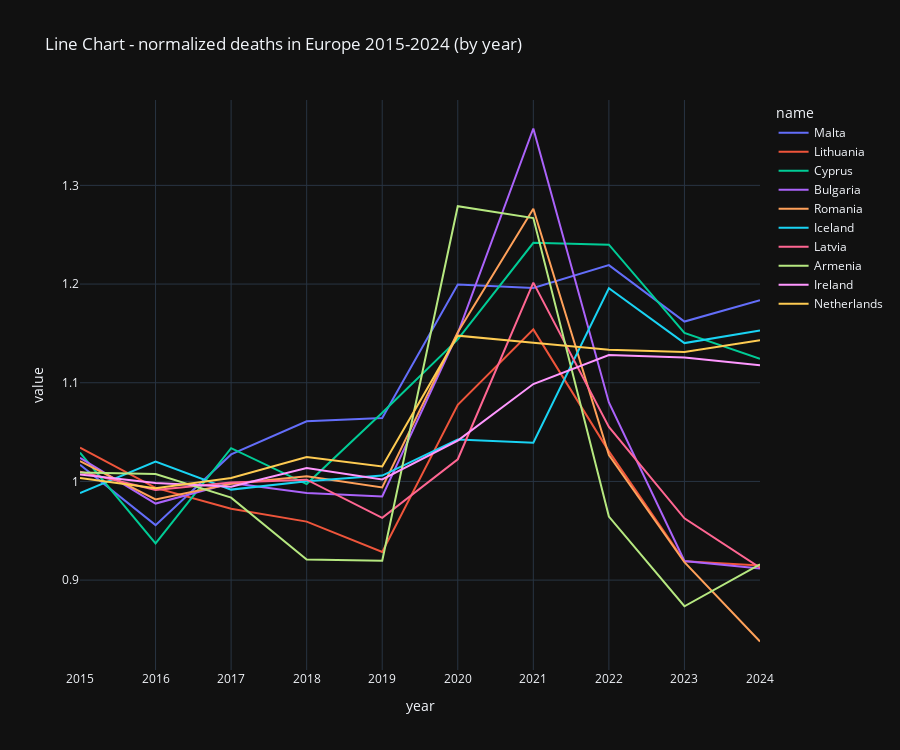

Notebook code cell kept with this figure:
### Code cell
title = 'Line Chart - normalized deaths in Europe 2015-2024 (by year)'
display(MD(f'### {title}'))

subtitle = 'Only the top 5 values in 2024, and the bottom 5 values in 2024'
display(MD(f'#### {subtitle}'))

temp = cd[(cd['source']=='deaths') & (cd['filter']=='TOTAL') & (cd['value_type']=='normalized')]

head2024 = temp[(temp['year']==2024)].sort_values(by='value', ascending=False).head(5)
tail2024 = temp[(temp['year']==2024)].sort_values(by='value', ascending=False).tail(5)


temp = temp[
    (temp['name'].isin(head2024.name))
    | (temp['name'].isin(tail2024.name))
    ]


temp = temp.sort_values(by='value', ascending=True)
temp = temp.sort_values(by='year', ascending=True)

fig = px.line(
    temp,
    x='year',
    y='value',
    color='name',
    height=750 ,
    hover_data={
        'name', 'abbr', 'value'
    },
    title=title
    )
fig.update_layout(template="plotly_dark")

### Figure 1 — Plotly figure (JSON) as saved in the notebook; plotly's stock layout.template omitted (floating-point values rounded to 4 significant figures)
{"data": [{"customdata": [["MT", "Malta"], ["MT", "Malta"], ["MT", "Malta"], ["MT", "Malta"], ["MT", "Malta"], ["MT", "Malta"], ["MT", "Malta"], ["MT", "Malta"], ["MT", "Malta"], ["MT", "Malta"]], "hovertemplate": "name=%{customdata[1]}<br>year=%{x}<br>value=%{y}<br>abbr=%{customdata[0]}<extra></extra>", "legendgroup": "Malta", "line": {"color": "#636efa", "dash": "solid"}, "marker": {"symbol": "circle"}, "mode": "lines", "name": "Malta", "orientation": "v", "showlegend": true, "type": "scatter", "x": [2015, 2016, 2017, 2018, 2019, 2020, 2021, 2022, 2023, 2024], "xaxis": "x", "y": [1.017, 0.9557, 1.027, 1.061, 1.064, 1.2, 1.196, 1.219, 1.162, 1.184], "yaxis": "y"}, {"customdata": [["LT", "Lithuania"], ["LT", "Lithuania"], ["LT", "Lithuania"], ["LT", "Lithuania"], ["LT", "Lithuania"], ["LT", "Lithuania"], ["LT", "Lithuania"], ["LT", "Lithuania"], ["LT", "Lithuania"], ["LT", "Lithuania"]], "hovertemplate": "name=%{customdata[1]}<br>year=%{x}<br>value=%{y}<br>abbr=%{customdata[0]}<extra></extra>", "legendgroup": "Lithuania", "line": {"color": "#EF553B", "dash": "solid"}, "marker": {"symbol": "circle"}, "mode": "lines", "name": "Lithuania", "orientation": "v", "showlegend": true, "type": "scatter", "x": [2015, 2016, 2017, 2018, 2019, 2020, 2021, 2022, 2023, 2024], "xaxis": "x", "y": [1.034, 0.9935, 0.9724, 0.9593, 0.9284, 1.078, 1.154, 1.03, 0.9192, 0.9148], "yaxis": "y"}, {"customdata": [["CY", "Cyprus"], ["CY", "Cyprus"], ["CY", "Cyprus"], ["CY", "Cyprus"], ["CY", "Cyprus"], ["CY", "Cyprus"], ["CY", "Cyprus"], ["CY", "Cyprus"], ["CY", "Cyprus"], ["CY", "Cyprus"]], "hovertemplate": "name=%{customdata[1]}<br>year=%{x}<br>value=%{y}<br>abbr=%{customdata[0]}<extra></extra>", "legendgroup": "Cyprus", "line": {"color": "#00cc96", "dash": "solid"}, "marker": {"symbol": "circle"}, "mode": "lines", "name": "Cyprus", "orientation": "v", "showlegend": true, "type": "scatter", "x": [2015, 2016, 2017, 2018, 2019, 2020, 2021, 2022, 2023, 2024], "xaxis": "x", "y": [1.029, 0.9372, 1.034, 0.9974, 1.07, 1.144, 1.242, 1.24, 1.15, 1.124], "yaxis": "y"}, {"customdata": [["BG", "Bulgaria"], ["BG", "Bulgaria"], ["BG", "Bulgaria"], ["BG", "Bulgaria"], ["BG", "Bulgaria"], ["BG", "Bulgaria"], ["BG", "Bulgaria"], ["BG", "Bulgaria"], ["BG", "Bulgaria"], ["BG", "Bulgaria"]], "hovertemplate": "name=%{customdata[1]}<br>year=%{x}<br>value=%{y}<br>abbr=%{customdata[0]}<extra></extra>", "legendgroup": "Bulgaria", "line": {"color": "#ab63fa", "dash": "solid"}, "marker": {"symbol": "circle"}, "mode": "lines", "name": "Bulgaria", "orientation": "v", "showlegend": true, "type": "scatter", "x": [2015, 2016, 2017, 2018, 2019, 2020, 2021, 2022, 2023, 2024], "xaxis": "x", "y": [1.024, 0.9775, 0.9984, 0.9883, 0.9847, 1.15, 1.358, 1.08, 0.9193, 0.9117], "yaxis": "y"}, {"customdata": [["RO", "Romania"], ["RO", "Romania"], ["RO", "Romania"], ["RO", "Romania"], ["RO", "Romania"], ["RO", "Romania"], ["RO", "Romania"], ["RO", "Romania"], ["RO", "Romania"], ["RO", "Romania"]], "hovertemplate": "name=%{customdata[1]}<br>year=%{x}<br>value=%{y}<br>abbr=%{customdata[0]}<extra></extra>", "legendgroup": "Romania", "line": {"color": "#FFA15A", "dash": "solid"}, "marker": {"symbol": "circle"}, "mode": "lines", "name": "Romania", "orientation": "v", "showlegend": true, "type": "scatter", "x": [2015, 2016, 2017, 2018, 2019, 2020, 2021, 2022, 2023, 2024], "xaxis": "x", "y": [1.021, 0.9817, 0.9977, 1.005, 0.9939, 1.151, 1.276, 1.027, 0.9181, 0.8378], "yaxis": "y"}, {"customdata": [["IS", "Iceland"], ["IS", "Iceland"], ["IS", "Iceland"], ["IS", "Iceland"], ["IS", "Iceland"], ["IS", "Iceland"], ["IS", "Iceland"], ["IS", "Iceland"], ["IS", "Iceland"], ["IS", "Iceland"]], "hovertemplate": "name=%{customdata[1]}<br>year=%{x}<br>value=%{y}<br>abbr=%{customdata[0]}<extra></extra>", "legendgroup": "Iceland", "line": {"color": "#19d3f3", "dash": "solid"}, "marker": {"symbol": "circle"}, "mode": "lines", "name": "Iceland", "orientation": "v", "showlegend": true, "type": "scatter", "x": [2015, 2016, 2017, 2018, 2019, 2020, 2021, 2022, 2023, 2024], "xaxis": "x", "y": [0.9881, 1.02, 0.9917, 1.0, 1.006, 1.042, 1.039, 1.196, 1.14, 1.153], "yaxis": "y"}, {"customdata": [["LV", "Latvia"], ["LV", "Latvia"], ["LV", "Latvia"], ["LV", "Latvia"], ["LV", "Latvia"], ["LV", "Latvia"], ["LV", "Latvia"], ["LV", "Latvia"], ["LV", "Latvia"], ["LV", "Latvia"]], "hovertemplate": "name=%{customdata[1]}<br>year=%{x}<br>value=%{y}<br>abbr=%{customdata[0]}<extra></extra>", "legendgroup": "Latvia", "line": {"color": "#FF6692", "dash": "solid"}, "marker": {"symbol": "circle"}, "mode": "lines", "name": "Latvia", "orientation": "v", "showlegend": true, "type": "scatter", "x": [2015, 2016, 2017, 2018, 2019, 2020, 2021, 2022, 2023, 2024], "xaxis": "x", "y": [1.01, 0.9913, 0.9989, 1.002, 0.9631, 1.022, 1.201, 1.055, 0.9626, 0.9126], "yaxis": "y"}, {"customdata": [["AM", "Armenia"], ["AM", "Armenia"], ["AM", "Armenia"], ["AM", "Armenia"], ["AM", "Armenia"], ["AM", "Armenia"], ["AM", "Armenia"], ["AM", "Armenia"], ["AM", "Armenia"], ["AM", "Armenia"]], "hovertemplate": "name=%{customdata[1]}<br>year=%{x}<br>value=%{y}<br>abbr=%{customdata[0]}<extra></extra>", "legendgroup": "Armenia", "line": {"color": "#B6E880", "dash": "solid"}, "marker": {"symbol": "circle"}, "mode": "lines", "name": "Armenia", "orientation": "v", "showlegend": true, "type": "scatter", "x": [2015, 2016, 2017, 2018, 2019, 2020, 2021, 2022, 2023, 2024], "xaxis": "x", "y": [1.009, 1.007, 0.9835, 0.9209, 0.9196, 1.279, 1.267, 0.9644, 0.8735, 0.916], "yaxis": "y"}, {"customdata": [["IE", "Ireland"], ["IE", "Ireland"], ["IE", "Ireland"], ["IE", "Ireland"], ["IE", "Ireland"], ["IE", "Ireland"], ["IE", "Ireland"], ["IE", "Ireland"], ["IE", "Ireland"], ["IE", "Ireland"]], "hovertemplate": "name=%{customdata[1]}<br>year=%{x}<br>value=%{y}<br>abbr=%{customdata[0]}<extra></extra>", "legendgroup": "Ireland", "line": {"color": "#FF97FF", "dash": "solid"}, "marker": {"symbol": "circle"}, "mode": "lines", "name": "Ireland", "orientation": "v", "showlegend": true, "type": "scatter", "x": [2015, 2016, 2017, 2018, 2019, 2020, 2021, 2022, 2023, 2024], "xaxis": "x", "y": [1.007, 0.9984, 0.9946, 1.014, 1.002, 1.041, 1.099, 1.128, 1.126, 1.118], "yaxis": "y"}, {"customdata": [["NL", "Netherlands"], ["NL", "Netherlands"], ["NL", "Netherlands"], ["NL", "Netherlands"], ["NL", "Netherlands"], ["NL", "Netherlands"], ["NL", "Netherlands"], ["NL", "Netherlands"], ["NL", "Netherlands"], ["NL", "Netherlands"]], "hovertemplate": "name=%{customdata[1]}<br>year=%{x}<br>value=%{y}<br>abbr=%{customdata[0]}<extra></extra>", "legendgroup": "Netherlands", "line": {"color": "#FECB52", "dash": "solid"}, "marker": {"symbol": "circle"}, "mode": "lines", "name": "Netherlands", "orientation": "v", "showlegend": true, "type": "scatter", "x": [2015, 2016, 2017, 2018, 2019, 2020, 2021, 2022, 2023, 2024], "xaxis": "x", "y": [1.003, 0.9932, 1.003, 1.025, 1.015, 1.148, 1.14, 1.134, 1.131, 1.143], "yaxis": "y"}], "layout": {"height": 750, "legend": {"title": {"text": "name"}, "tracegroupgap": 0}, "title": {"text": "Line Chart - normalized deaths in Europe 2015-2024 (by year)"}, "xaxis": {"anchor": "y", "domain": [0, 1], "title": {"text": "year"}}, "yaxis": {"anchor": "x", "domain": [0, 1], "title": {"text": "value"}}}}
